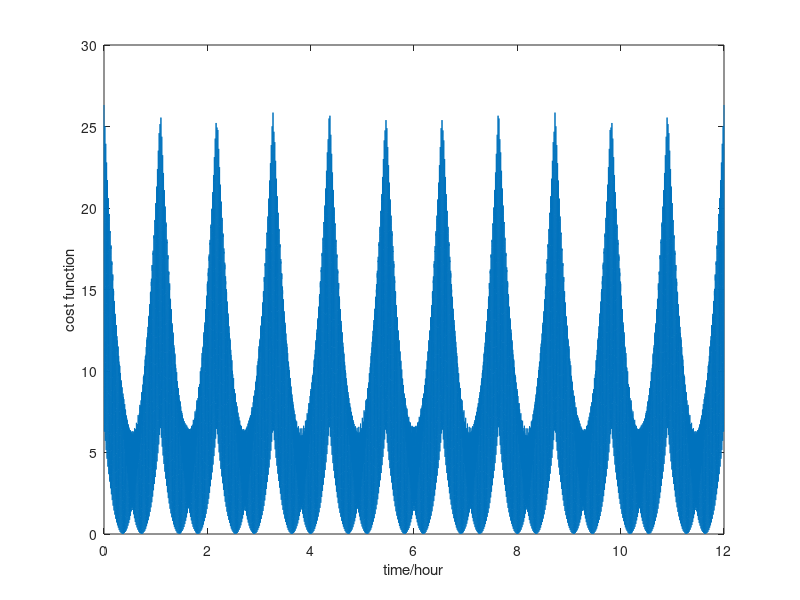

Recreate this plot in MATLAB.
%%%%%%%%%%%%%%%%%%%%
% call me!
%%%%%%%%%%%%%%%%%%%%
function clock3
  t = [0:1/3600*2:12];
  y = cost_function_t(t);

  plot(t,y);
  xlabel('time/hour');
  ylabel('cost function');

  mt = sortrows([t(:) y(:)],2);

                                % search minimum in +/-1 minute
  deltaT = 1/3600*60;
  final_result = [];
  for j=1:22
    x = fminbnd(@cost_function_t, mt(j,1)-deltaT, mt(j,1)+deltaT);
    final_result = [final_result;x cost_function_t(x)];
  end
  final_result = sortrows(final_result, 2);
  x1 = final_result(1,1); x2=final_result(2,1);
  y1 = final_result(1,2); y2=final_result(2,2);

  display('using fminbnd@MATLAB to find the actual solution as:');
  display(sprintf('%.10f %.10f', x1, x2));
  display('cost function at solution is:');
  display(sprintf('%.10f %.10f', y1, y2));

  function cost=cost_function_t(t)
    cost = cost_function(t/12*2*pi, t*2*pi, t*60*2*pi);
  end

  function cost = cost_function(h,m,s)
    h = mod(h,2*pi);
    m = mod(m,2*pi);
    s = mod(s,2*pi);

    sorted = sort([h(:) m(:) s(:)], 2);
    t1 = sorted(:,1); t2 = sorted(:,2); t3 = sorted(:,3);

    cost = (t2-t1-2*pi/3).^2 + (t3-t2-2*pi/3).^2 + (t1-t3+4*pi/3).^2;
  end
end
